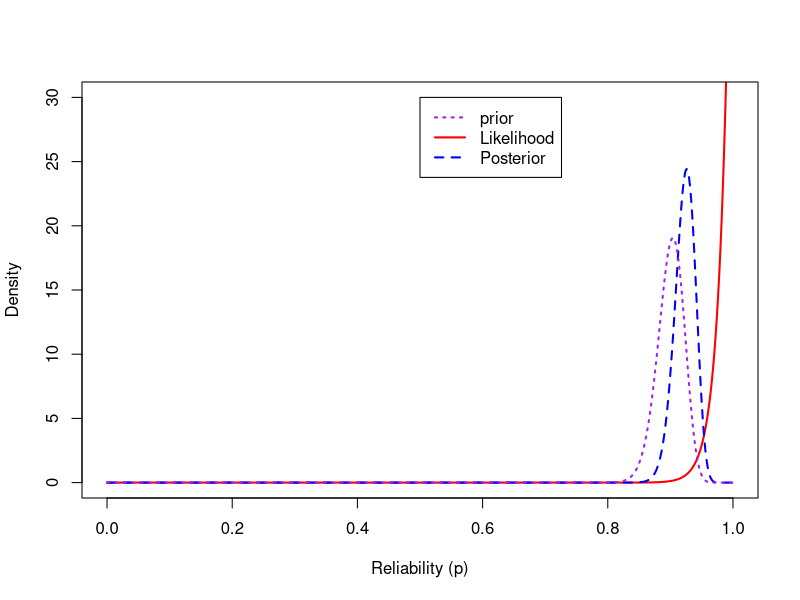

Source code (R):
#######################################################
##   Calculate and plot p based on different priors  ##
##   Prior: Beta                                     ##
##   Likelihood: Binomial                            ##
#######################################################

## Generate sequence of values for plotting the probability density functions

p = seq(0,1,length=500)  

# Flat prior
# a = 1 
# b = 1 

# Jeffreys prior
# a = 0.5 
# b = 0.5 

# Informative prior beta(1,9): p mean = 0.1
# a = 1 # Number of successes in a previous test
# b = 9 # Number of failures in a previous test
 
# Informative prior beta(9,1): p mean = 0.9
# a = 9 # Number of successes in a previous test
# b = 1 # Number of failures in a previous test

# Strong Informative prior beta(180,20): p mean = 0.9
 a = 180 # Number of successes in a previous test
 b = 20 # Number of failures in a previous test

# # Data
d = 59 # Number of successes in current test
g = 0 # Number of failures in current test

# Prior density
prior=dbeta(p,a,b)

# Likelihood
like=dbeta(p,d+1,g+1) #This is rescaled likelihood. Actual likelihood = dbeta(p,d+1,g+1)/(d+g+1)

# Posterior density
post = dbeta(p,a+d,b+g)

# Create plot
jpeg("Binomial_Beta_180-20.jpeg", width = 6, height = 4, units = 'in', res = 600)  # save the plot as jpeg format
plot(p,like,type="l",ylab="Density",xlab="Reliability (p)",lty=1,lwd=2,col="red",ylim=c(0,30)) # plot likelihood 
lines(p,post,lty=2,lwd=2,col="blue") # add posterior 
lines(p,prior,lty=3,lwd=2,col="purple") # add prior
legend(.5,30,c("prior","Likelihood","Posterior"),lty=c(3,1,2),lwd=c(2,2,2),col=c("purple","red","blue")) # add legend
dev.off()
#dev.copy2eps(file="Binomial_Beta_1-1.eps")

# Posterior of p is Beta(a+d,b+g)
# Reliability mean
Reliability_mean = (a+d)/(a+d+b+g)
print(paste("Mean of the reliability is:",Reliability_mean))

# A 95% credible interval for the reliability is given by CredInt_95 = qbeta(c(.025,.975),a+d,b+g)
CredInt_95 = qbeta(c(.025,.975),a+d,b+g)
print(paste("95% Credible interval for the reliability is given by:",CredInt_95[1],CredInt_95[2]))
